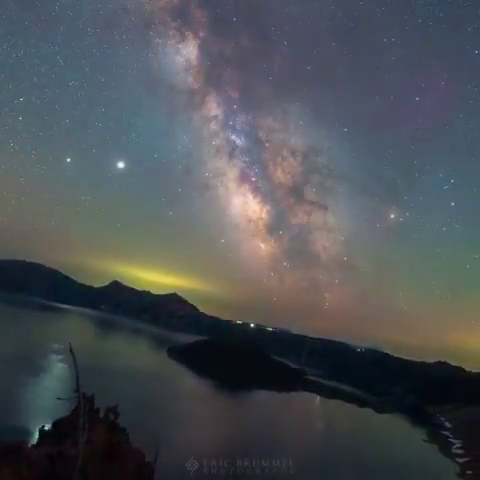
#> input picture frame 58 of Optical_Flow/videos/planet.mp4, 480 x 480 px
$ jupyter execute sparse.ipynb
#> lines starting #> are read from the running program, lines starting #| are printed output that depends on the picture
[cell 1]
import cv2 as cv
import numpy as np

[cell 2]
cap = cv.VideoCapture('videos/planet.mp4')

while(cap.isOpened()):
  # ret = a boolean return value from getting the frame, frame = the current frame being projected in the video
  ret, frame = cap.read()
#> frame is the input picture: shape (480, 480, 3); mean B, G, R 85.3, 81.1, 77

  if not ret:
    print('No frames grabbed!')
    break

  cv.imshow('frame',frame)
  if cv.waitKey(10) & 0xFF == ord('q'):
#> (key q is pressed here)
    break

cap.release()
cv.destroyAllWindows()

[cell 3]
cap = cv.VideoCapture('videos/planet.mp4')

# params for ShiTomasi corner detection
feature_params = dict( maxCorners = 300,
                       qualityLevel = 0.2,
                       minDistance = 2,
                       blockSize = 7 )

# Parameters for Lucas Kanade optical flow
lk_params = dict( winSize  = (15, 15),
                  maxLevel = 2,
                  criteria = (cv.TERM_CRITERIA_EPS | cv.TERM_CRITERIA_COUNT, 10, 0.03))

# Variable for color to draw optical flow track
# color = (255, 255, 0)
color = np.random.randint(0, 255, (100, 3))

# ret : boolean return value from getting the frame ; first_frame : first frame in the entire video sequence
ret, first_frame = cap.read()
# Converts frame to grayscale because we only need the luminance channel for detecting edges - less computationally expensive
prev_gray = cv.cvtColor(first_frame, cv.COLOR_BGR2GRAY)
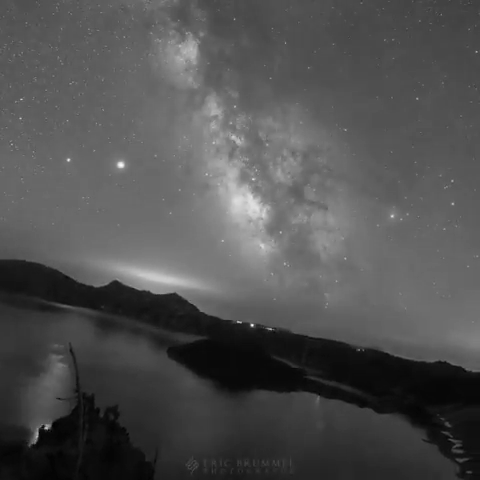
#> prev_gray: shape (480, 480); min 0, max 251, mean 80.3
prev = cv.goodFeaturesToTrack(prev_gray, mask = None, **feature_params)
#> prev = [[252, 325], [46, 427], [121, 164], [68, 159], [239, 322], [392, 216]]

# Create a mask image for drawing purposes
mask = np.zeros_like(first_frame)

while(cap.isOpened()):
  # ret = a boolean return value from getting the frame, frame = the current frame being projected in the video
  ret, frame = cap.read()

  if not ret:
    print('No frames grabbed!')
    break

  frame_gray = cv.cvtColor(frame, cv.COLOR_BGR2GRAY)
  prev = cv.goodFeaturesToTrack(prev_gray, mask = None, **feature_params)
  # calculate optical flow
  next, status, error = cv.calcOpticalFlowPyrLK(prev_gray, frame_gray, prev, None, **lk_params)
#> next = [[257.4, 325.9], [45.61, 427], [121, 164], [68.04, 159], [238.5, 322], [392, 216]]; status = [1, 1, 1, 1, 1, 1]; error = [7.4, 10.4, 0.0336, 0.301, 2.29, 0.348]

  # Selects good feature points for previous position
  if next is not None:
    good_new = next[status==1].astype(int)
#> good_new = [[257, 325], [45, 426], [121, 164], [68, 159], [238, 322], [392, 215]]
    good_old = prev[status == 1].astype(int)
#> good_old has the same summary as prev

  # Draws the optical flow tracks
  for i, (new, old) in enumerate(zip(good_new, good_old)):
    # Returns a contiguous flattened array as (x, y) coordinates for new point
    a, b = new.ravel()
    # Returns a contiguous flattened array as (x, y) coordinates for old point
    c, d = old.ravel()
    # Draws line between new and old position
    mask = cv.line(mask, (a, b), (c, d), color[i].tolist(), 2)
    # Draws filled circle (thickness of -1) at new position
    frame = cv.circle(frame, (a, b), 3, color[i].tolist(), -1)
#> this loop made 6 passes
#> (a, b, c, d) on passes 1 to 6: (257, 325, 252, 325), (45, 426, 46, 427), (121, 164, 121, 164), (68, 159, 68, 159), (238, 322, 239, 322), (392, 215, 392, 216)
#> frame: shape (480, 480, 3); mean B, G, R 85.5, 80.9, 77.7
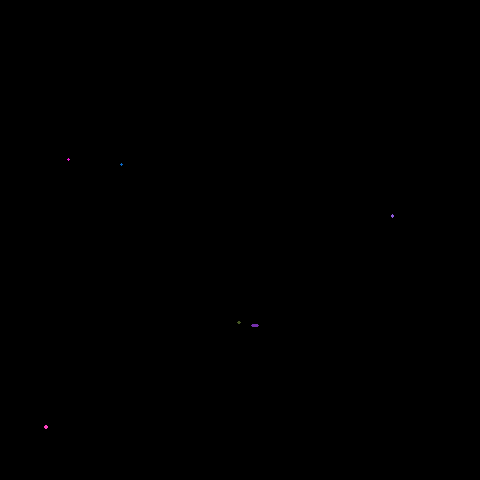
#> mask: shape (480, 480, 3); mean of channels 0, 1, 2 0, 0, 0; drawn as B, G, R
  # Overlays the optical flow tracks on the original frame
  output = cv.add(frame, mask)
  # Updates previous frame and good feature points
  prev_gray = frame_gray.copy()
  prev = good_new.reshape(-1, 1, 2)
#> prev has the same summary as good_new

  # Opens a new window and displays the output frame
  cv.imshow('output',output)
  if cv.waitKey(10) & 0xFF == ord('q'):
#> (key q is pressed here)
    break

# Frees up resources and closes all windows
cap.release()
cv.destroyAllWindows()

$ run again, starting later in the video
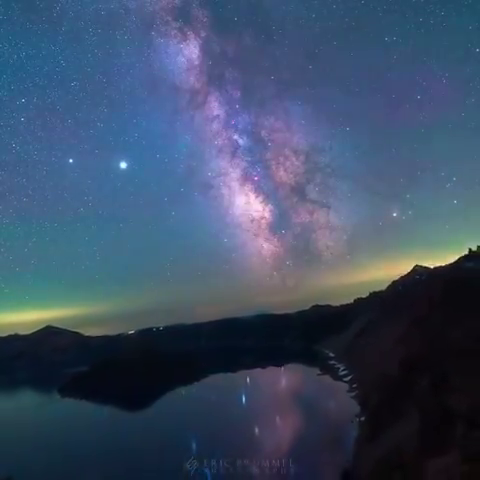
#> input picture frame 262 of Optical_Flow/videos/planet.mp4, 480 x 480 px
#> frame is the input picture: shape (480, 480, 3); mean B, G, R 103, 78.1, 61
#> `prev_gray = cv.cvtColor(first_frame, cv.COLOR_BGR2GRAY)`:
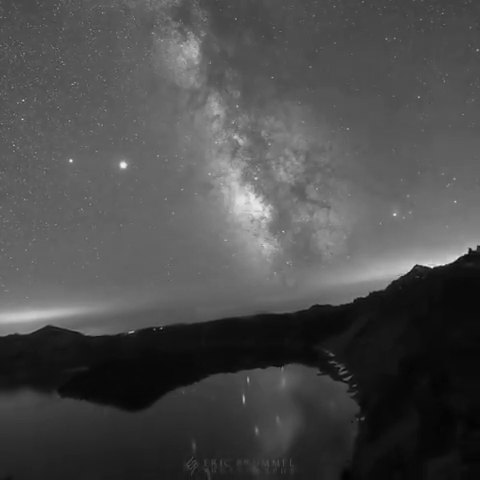
#> prev_gray: shape (480, 480); min 3, max 242, mean 75.8
#> `prev = cv.goodFeaturesToTrack(prev_gray, mask = None, **feature_params)`: prev = [[471, 250], [469, 251], [474, 248], [123, 165], [70, 160], [416, 266], [431, 266], [394, 213]]
#> next = [[470.3, 249.5], [468.2, 250.5], [473.3, 247.5], [123, 165], [70, 160], [415.5, 265.9], [430.2, 265.8], [394, 213]]; status = [1, 1, 1, 1, 1, 1, 1, 1]; error = [2.66, 3.5, 3.08, 0, 0.000417, 8.98, 12.07, 0.00111]
#> good_new = [[470, 249], [468, 250], [473, 247], [123, 164], [69, 159], [415, 265], [430, 265], [394, 213]]
#> good_old has the same summary as prev
#> the loop `for i, (new, old) in enumerate(zip(good_new, good_old)):` made 8 passes
#> (a, b, c, d) on passes 1 to 8: (470, 249, 471, 250), (468, 250, 469, 251), (473, 247, 474, 248), (123, 164, 123, 165), (69, 159, 70, 160), (415, 265, 416, 266), (430, 265, 431, 266), (394, 213, 394, 213)
#> after the loop `for i, (new, old) in enumerate(zip(good_new, good_old)):`:
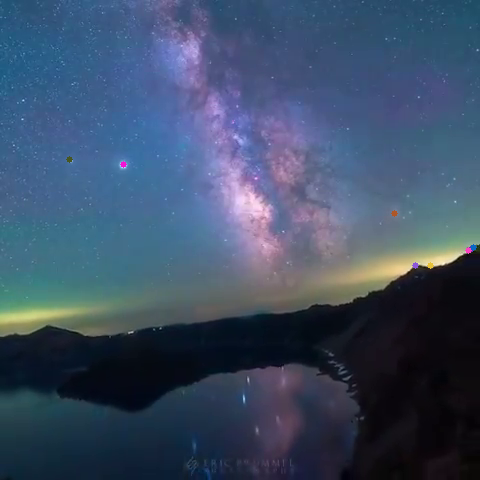
#> frame: shape (480, 480, 3); mean B, G, R 102.6, 78.1, 60.9
#> `prev = good_new.reshape(-1, 1, 2)`: prev has the same summary as good_new

$ run again, starting later in the video
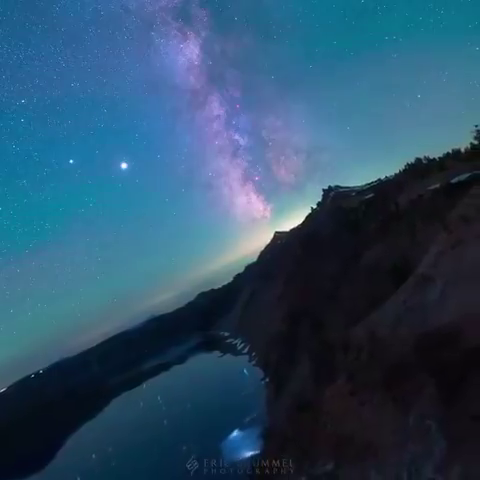
#> input picture frame 466 of Optical_Flow/videos/planet.mp4, 480 x 480 px
#> frame is the input picture: shape (480, 480, 3); mean B, G, R 104.7, 78.8, 44.7
#> `prev_gray = cv.cvtColor(first_frame, cv.COLOR_BGR2GRAY)`:
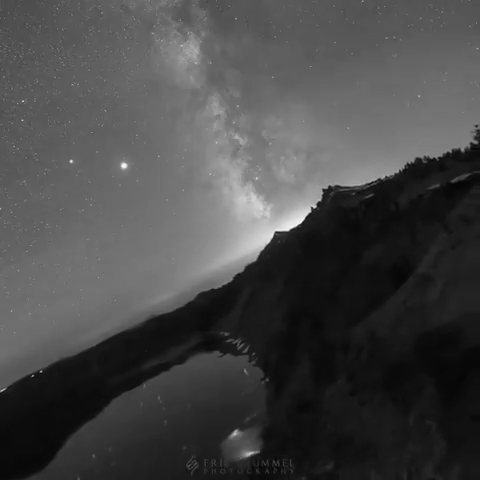
#> prev_gray: shape (480, 480); min 3, max 253, mean 71.5
#> `prev = cv.goodFeaturesToTrack(prev_gray, mask = None, **feature_params)`: prev = 28 rows, first 8: [312, 209], [314, 206], [276, 233], [324, 190], [124, 165], [71, 161], [472, 145], [461, 150]
#> next = 28 rows, first 8: [311.2, 208.9], [313.2, 205.9], [275.5, 232.7], [323.3, 189.8], [124.1, 165], [71, 161], [471.3, 144.7], [460.1, 149.8]; status = 28 values from 1 to 1; error = 28 values, max 4.27 at index 22, min 0.00417 at index 5, mean 2.35
#> good_new = 28 pairs, first value 30 to 474, second value 139 to 430
#> good_old = 28 pairs, first value 31 to 475, second value 140 to 431
#> the loop `for i, (new, old) in enumerate(zip(good_new, good_old)):` made 28 passes
#> (a, b, c, d) on passes 1 to 8: (311, 208, 312, 209), (313, 205, 314, 206), (275, 232, 276, 233), (323, 189, 324, 190), (124, 164, 124, 165), (70, 160, 71, 161), (471, 144, 472, 145), (460, 149, 461, 150)
#> after the loop `for i, (new, old) in enumerate(zip(good_new, good_old)):`:
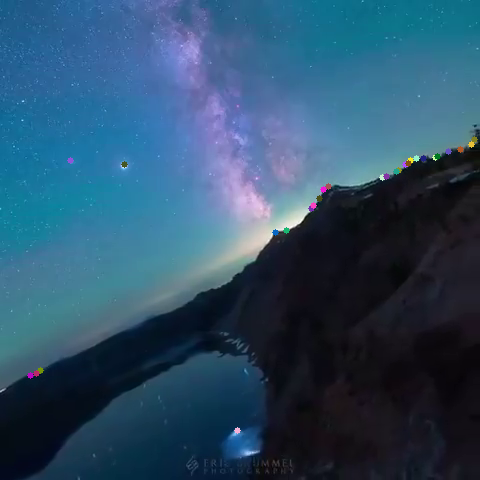
#> frame: shape (480, 480, 3); mean B, G, R 104.5, 78.7, 44.8
#> `prev = good_new.reshape(-1, 1, 2)`: prev = 28 rows, first 8: [311, 208], [313, 205], [275, 232], [323, 189], [124, 164], [70, 160], [471, 144], [460, 149]
